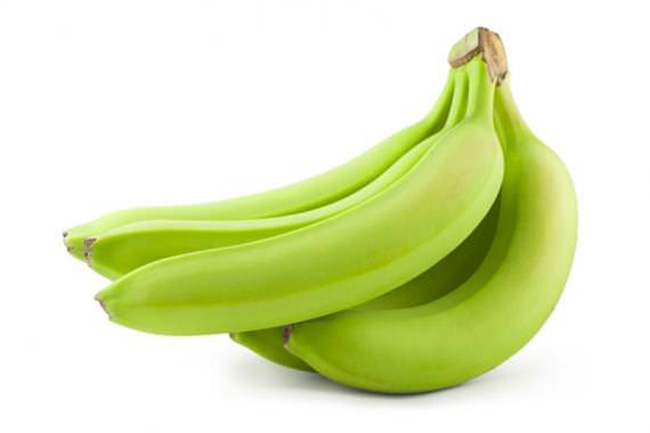
%> input picture 3rdYears/Y3T2/ComputerVision/Lab05-ColorClustering/1.jpg, 650 x 433 px; its folder holds 4 pictures in this run
$ octave Lab05_doing.m   (GNU Octave 9; MATLAB toolbox functions it lacks are replaced by stand-ins)
%> lines starting %> are read from the running program, lines starting %| are printed output that depends on the picture
% STEP 1: Feature Extraction

% Folder containing banana images
imageFolder = 'D:\AB-BiMaGOoOD\Tob-taun\3rdYears\Y3T2\ComputerVision\Lab05-ColorClustering\'; % Update this path
imageFiles = dir(fullfile(imageFolder, '*.jpg')); % Get list of images
numImages = numel(imageFiles);

% Initialize an empty array to store feature vectors
feature_vector = [];

for i = 1:numImages
    % Read the input image
    img = imread(fullfile(imageFolder, imageFiles(i).name));
%> img is the input picture: size 433x650x3 uint8; mean R, G, B 222.6, 231.7, 186.9
    img = imresize(img, [256, 256]); % Resize for consistency
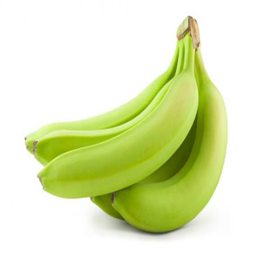
%> img: size 256x256x3 uint8; mean R, G, B 222.6, 231.7, 186.9

    % Convert the image to HSV color space
    hsvImg = rgb2hsv(img);
%> hsvImg: size 256x256x3 double; mean H, S, V 0.091, 0.244, 0.909
    s = hsvImg(:, :, 2); % Saturation channel
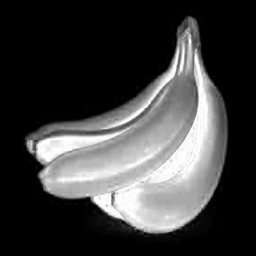
%> s: size 256x256 double; min 0, max 1, mean 0.244

    % STEP 1.1: Find a set of banana pixels in the image
    % Banana pixels: Saturation > 0.3 (threshold for detecting banana pixels)
    bananaMask = find(s >= 0.3); % Linear indices of banana pixels
%> bananaMask = 22161 values from 6799 to 57997

    % Extract corresponding RGB values for the banana pixels
    imgR = img(:, :, 1); % Red channel
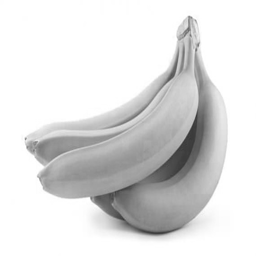
%> imgR: size 256x256 uint8; min 55, max 255, mean 222.6
    imgG = img(:, :, 2); % Green channel
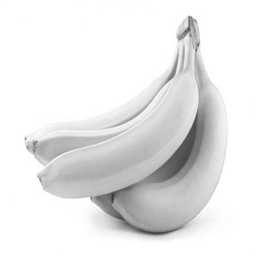
%> imgG: size 256x256 uint8; min 52, max 255, mean 231.7
    imgB = img(:, :, 3); % Blue channel
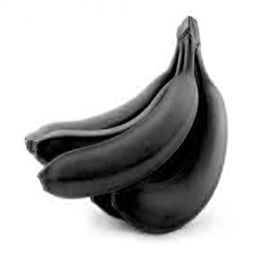
%> imgB: size 256x256 uint8; min 0, max 255, mean 186.9

    bananaR = imgR(bananaMask); % Red values of banana pixels
    bananaG = imgG(bananaMask); % Green values of banana pixels
    bananaB = imgB(bananaMask); % Blue values of banana pixels

    % STEP 1.2: Compute color features
    % Compute the mean of the color values for the banana pixels
    meanR = mean(bananaR);
%> meanR = 164.2
    meanG = mean(bananaG);
%> meanG = 190.4
    meanB = mean(bananaB);
%> meanB = 61.46

    % Store the computed mean RGB values as a feature vector
    feature_vector = [feature_vector; [meanR, meanG, meanB]]; %#ok<AGROW>
%> feature_vector = [164.2 190.4 61.46]
end
%> pass 2 of the loop `for i = 1:numImages`:
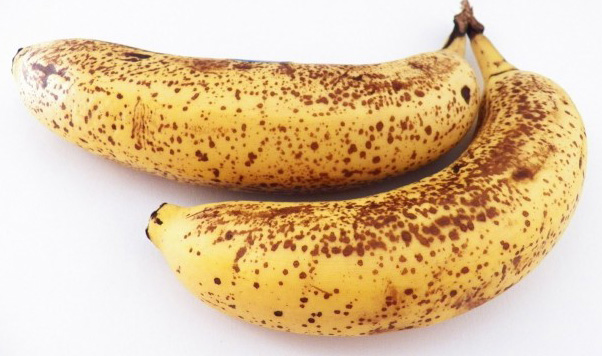
%> input picture 3rdYears/Y3T2/ComputerVision/Lab05-ColorClustering/10.jpg, 602 x 356 px
%> img is the input picture: size 356x602x3 uint8; mean R, G, B 221.9, 194.1, 155.6
%> img: size 256x256x3 uint8
%> hsvImg: size 256x256x3 double; mean H, S, V 0.327, 0.338, 0.873
%> `s = hsvImg(:, :, 2);`:
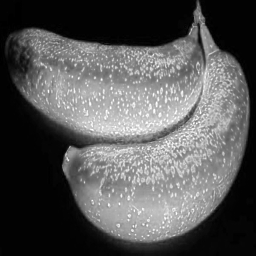
%> s: size 256x256 double; min 0, max 1, mean 0.338
%> bananaMask = 34792 values from 4432 to 63605
%> `imgB = img(:, :, 3);`:
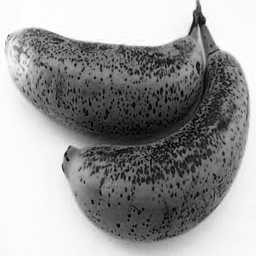
%> imgB: size 256x256 uint8; min 0, max 255, mean 155.6
%> meanR = 204.7
%> meanG = 155.2
%> meanB = 82.86
%> feature_vector = [164.2 190.4 61.46; 204.7 155.2 82.86]
%> pass 3 of the loop `for i = 1:numImages`:
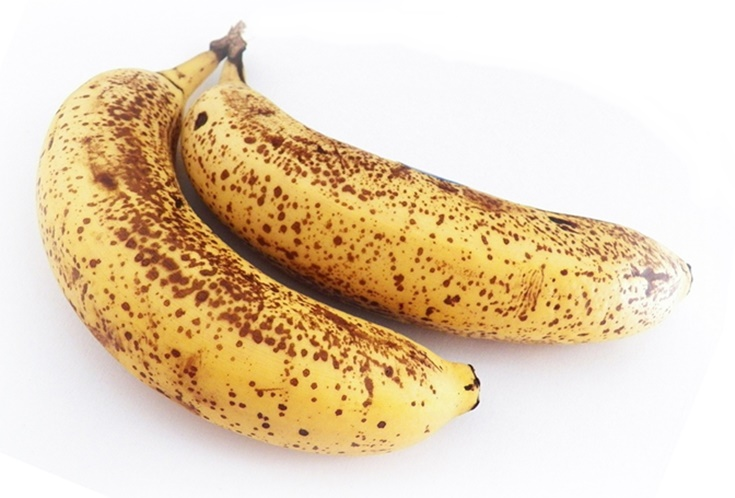
%> input picture 3rdYears/Y3T2/ComputerVision/Lab05-ColorClustering/11.jpg, 735 x 498 px
%> img is the input picture: size 498x735x3 uint8; mean R, G, B 229.9, 210.2, 181.8
%> img: size 256x256x3 uint8
%> hsvImg: size 256x256x3 double; mean H, S, V 0.304, 0.247, 0.904
%> `s = hsvImg(:, :, 2);`:
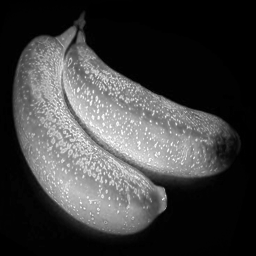
%> s: size 256x256 double; min 0, max 1, mean 0.247
%> bananaMask = 25712 values from 3690 to 57986
%> `imgB = img(:, :, 3);`:
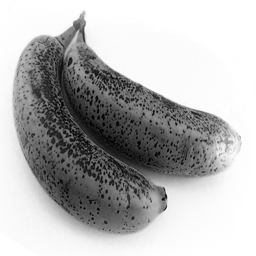
%> imgB: size 256x256 uint8; min 0, max 255, mean 181.8
%> meanR = 204.3
%> meanG = 156.9
%> meanB = 85.37
%> feature_vector = [164.2 190.4 61.46; 204.7 155.2 82.86; 204.3 156.9 85.37]
%> the loop made 4 passes; the first 3 are shown

% Display the extracted feature vectors
disp('Feature Vectors (RGB):');
%| Feature Vectors (RGB):
disp(feature_vector);

% STEP 2: Banana Ripeness Clustering

% Perform hierarchical clustering
Z = linkage(feature_vector, 'complete', 'euclidean');

% Create clusters (number of clusters corresponds to ripeness stages)
numClusters = 4; % You can adjust this based on your ripeness categories
clusterLabels = cluster(Z, 'maxclust', numClusters);

% Display the cluster labels
disp('Cluster Labels:');
disp(clusterLabels);

% Visualize the clusters in a 3D feature space (RGB)
figure;
scatter3(feature_vector(:, 1), feature_vector(:, 2), feature_vector(:, 3), ...
    240, clusterLabels, 'fill');
xlabel('R (Red)');
ylabel('G (Green)');
zlabel('B (Blue)');
title('Banana Ripeness Clustering');
grid on;
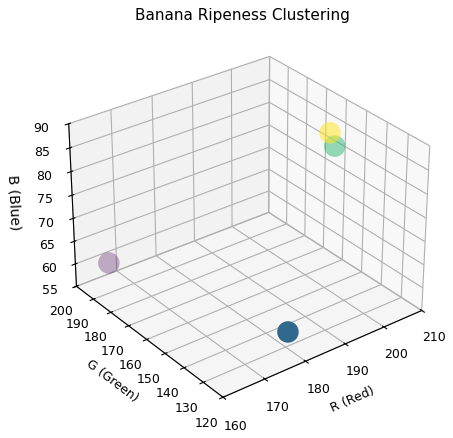
%> figure redrawn from the program's plot data

% Save the results as a table
resultsTable = table((1:numImages)', clusterLabels, ...
    'VariableNames', {'ImageNumber', 'ClusterLabel'});
disp('Clustering Results:');
disp(resultsTable);
